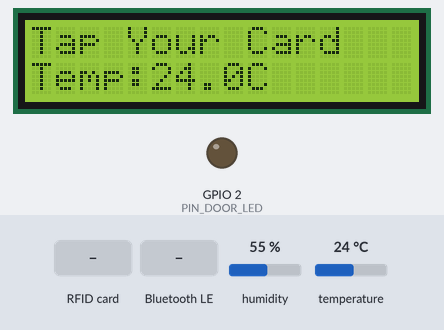
A sketch run on a simulated ESP32. Parts: 16×2 character LCD, output pins drawn as LEDs (lit = HIGH). The test bench sets the inputs (shaded band); at power-on: temperature 24 °C, humidity 55 %. WiFi joins after 1.5 s; servers stay silent unless stated; uploads are accepted with an empty reply; nothing arrives over Bluetooth unless stated; a phone connects over Bluetooth LE 3 s after start; what the sketch prints to the serial monitor is not drawn.

Above: at 4.9 s.
5.0 s: RFID card 07 A8 38 25 held to the reader
At 5.9 s:
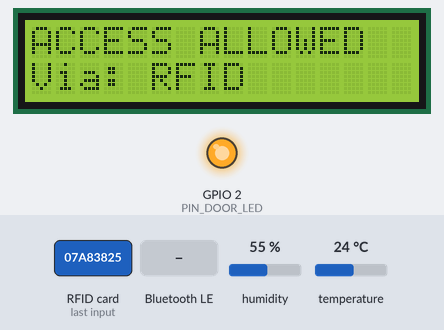
11.3 s: RFID card 5E 7A 19 C4 held to the reader
At 12.5 s:
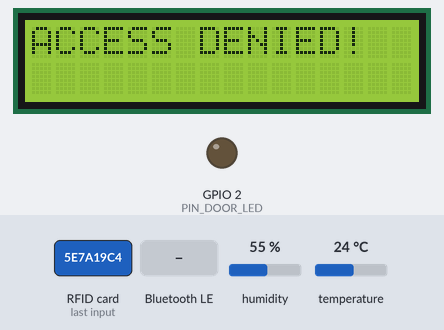
15.0 s: temperature set to 29 °C
At 16.8 s:
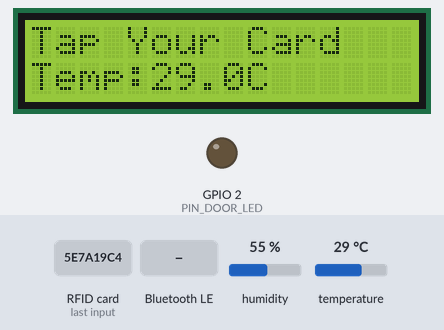
17.4 s: temperature set to 32 °C
At 20.1 s:
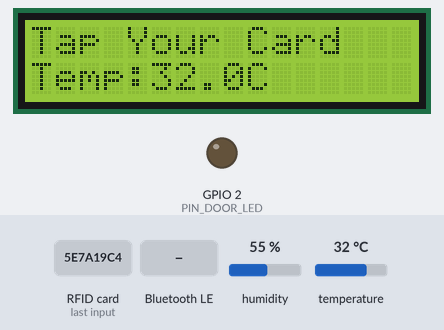
20.4 s: RFID card 7A F8 4E 1B held to the reader
At 22.8 s:
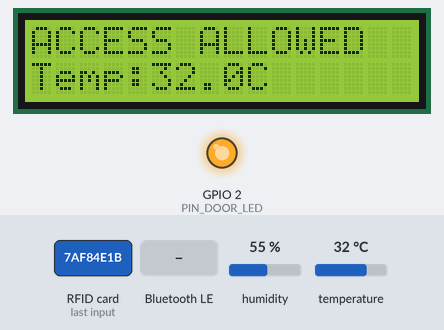
25.1 s: Bluetooth LE write "OPEN" received
At 28.9 s:
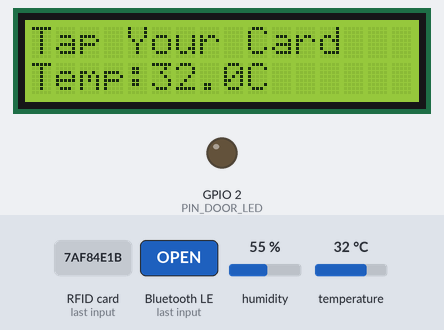
Timing chart, 0 to 30.4 s (numbered marks = the images above; inputs shaded):
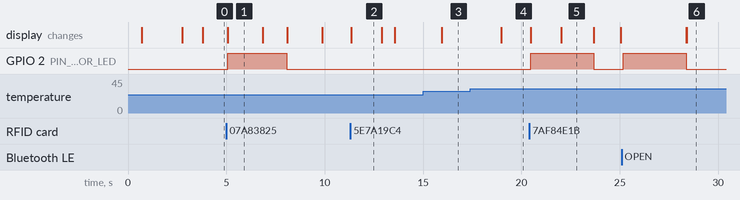

Measured:
- after the input at 5.0 s, GPIO 2 (PIN_DOOR_LED): LOW → HIGH after 0.07 s, → LOW 3.0 s later; the display: changes after 0.07 s (image 1)
- after the input at 11.3 s, the display: changes after 0.06 s (image 2)
- after the input at 15.0 s, the display: changes after 0.94 s (image 3)
- after the input at 17.4 s, the display: changes after 1.6 s (image 4)
- after the input at 20.4 s, GPIO 2 (PIN_DOOR_LED): LOW → HIGH after 0.07 s, → LOW 3.2 s later; the display: first changes after 0.07 s (image 5 shows a later state)
- after the input at 25.1 s, GPIO 2 (PIN_DOOR_LED): LOW → HIGH after 0.07 s, → LOW 3.2 s later; the display: first changes after 3.3 s (image 6 shows a later state)
- what the display in image 1 shows lasts 1.7 s, from 5.1 s to 6.8 s

The sketch:

sketch_dec5a.ino
```cpp
/*
  SMART DOOR LOCK ULTIMATE (LCD FIXED VERSION)
  Features: RFID + BLE (NimBLE) + WiFi + Google Sheets Log + LCD + RTOS
  Fixes: LCD initialization + I2C explicit init + Timing fixed
*/

// --- 1. SETTING BLYNK & WIFI ---
#define BLYNK_TEMPLATE_ID "TMPL6t6Qt2adf"
#define BLYNK_TEMPLATE_NAME "Smart Door"
#define BLYNK_AUTH_TOKEN "F71Ig8gxYu6zX5nGbkAJ_IvRtkln-Deh"
#define BLYNK_PRINT Serial

#include <WiFi.h>
#include <WiFiClientSecure.h>
#include <HTTPClient.h>
#include <BlynkSimpleEsp32.h>
#include <DHT.h>
#include <SPI.h>
#include <MFRC522.h>
#include <Wire.h>
#include <LiquidCrystal_I2C.h>
#include <NimBLEDevice.h>

char ssid[] = "iyeah";
char pass[] = "imaiot2023";
char auth[] = BLYNK_AUTH_TOKEN;

String GAS_URL = "https://script.google.com/macros/s/AKfycbyYRo2qSSc4vaLwUelyrSg4qRzgXy_aZtxuLINxRKdoxBi8YfZNgamiz0LHlgsrMpKt/exec";

#define PIN_DHT 15
#define PIN_DOOR_LED 2
#define PIN_RFID_SS 5
#define PIN_RFID_RST 4

DHT dht(PIN_DHT, DHT11);
MFRC522 mfrc522(PIN_RFID_SS, PIN_RFID_RST);
LiquidCrystal_I2C lcd(0x27, 16, 2);
SemaphoreHandle_t mutexBus;

String authorizedUIDs[] = {"07a83825", "7af84e1b"};
int authorizedCount = 2;
float currentTemp = 0.0;
bool lcdReady = false;

void sendLogToGoogleSheets(String uid, String status) {
  if(WiFi.status() == WL_CONNECTED){
    HTTPClient http;
    http.setFollowRedirects(HTTPC_STRICT_FOLLOW_REDIRECTS);

    String url = GAS_URL + "?uid=" + uid + "&status=" + status;

    http.begin(url);
    int httpCode = http.GET();
    http.end();
    Serial.print("[HTTP] Log Sent: "); Serial.println(httpCode);
  } else {
    Serial.println("[HTTP] Error: WiFi not connected");
  }
}

void openDoorTask(String source, String uid) {
  if (xSemaphoreTake(mutexBus, (TickType_t)100) == pdTRUE) {
    lcd.clear();
    lcd.setCursor(0, 0); lcd.print("ACCESS ALLOWED");
    lcd.setCursor(0, 1); lcd.print("Via: " + source);

    digitalWrite(PIN_DOOR_LED, HIGH);
    Blynk.virtualWrite(V0, 1);

    sendLogToGoogleSheets(uid, "Allowed");
    Blynk.virtualWrite(V2, "Open by " + source);

    xSemaphoreGive(mutexBus);

    vTaskDelay(3000 / portTICK_PERIOD_MS);

    digitalWrite(PIN_DOOR_LED, LOW);
    Blynk.virtualWrite(V0, 0);

    if (xSemaphoreTake(mutexBus, (TickType_t)100) == pdTRUE) {
       lcd.clear();
       lcd.setCursor(0, 0);
       lcd.print("Tap Your Card");
       xSemaphoreGive(mutexBus);
    }
  }
}

void denyAccessTask(String uid) {
  if (xSemaphoreTake(mutexBus, (TickType_t)100) == pdTRUE) {
    lcd.clear();
    lcd.setCursor(0, 0); lcd.print("ACCESS DENIED!");

    Blynk.logEvent("access_denied", "Unknown ID: " + uid);
    sendLogToGoogleSheets(uid, "Denied");

    xSemaphoreGive(mutexBus);
    vTaskDelay(2000 / portTICK_PERIOD_MS);

    if (xSemaphoreTake(mutexBus, (TickType_t)100) == pdTRUE) {
       lcd.clear();
       lcd.setCursor(0, 0);
       lcd.print("Tap Your Card");
       xSemaphoreGive(mutexBus);
    }
  }
}

class MyCallbacks: public NimBLECharacteristicCallbacks {
    void onWrite(NimBLECharacteristic *pCharacteristic) {
      String value = pCharacteristic->getValue();
      if (value.length() > 0) {
        if (value == "OPEN") {
             Serial.println("[BLE] Command Received: OPEN");
             openDoorTask("BLE", "ADMIN_HP");
        }
      }
    }
};

void setupBLE() {
  NimBLEDevice::init("ServerDoor");
  NimBLEDevice::setPower(ESP_PWR_LVL_P9);
  NimBLEServer *pServer = NimBLEDevice::createServer();
  NimBLEService *pService = pServer->createService("4fafc201-1fb5-459e-8fcc-c5c9c331914b");
  NimBLECharacteristic *pCharacteristic = pService->createCharacteristic(
                                           "beb5483e-36e1-4688-b7f5-ea07361b26a8",
                                           NIMBLE_PROPERTY::READ | NIMBLE_PROPERTY::WRITE
                                         );
  pCharacteristic->setCallbacks(new MyCallbacks());
  NimBLEDescriptor* pDescriptor = pCharacteristic->createDescriptor("2901");
  pDescriptor->setValue("Door Unlock Switch");

  pService->start();
  NimBLEAdvertising *pAdvertising = NimBLEDevice::getAdvertising();
  pAdvertising->addServiceUUID("4fafc201-1fb5-459e-8fcc-c5c9c331914b");

  NimBLEAdvertisementData scanResponse;
  scanResponse.setName("ServerDoor");
  pAdvertising->setScanResponseData(scanResponse);

  pAdvertising->start();
  Serial.println("[BLE] Bluetooth Ready!");
}

void taskRFID(void *pvParameters) {
  // Tunggu LCD ready
  while(!lcdReady) {
    vTaskDelay(100 / portTICK_PERIOD_MS);
  }

  for (;;) {
    if (mfrc522.PICC_IsNewCardPresent() && mfrc522.PICC_ReadCardSerial()) {
      String uidRaw = "";
      for (byte i = 0; i < mfrc522.uid.size; i++) {
        uidRaw += String(mfrc522.uid.uidByte[i] < 0x10 ? "0" : "");
        uidRaw += String(mfrc522.uid.uidByte[i], HEX);
      }

      Serial.print("[RFID] Card detected: ");
      Serial.println(uidRaw);

      bool authorized = false;
      for (int i = 0; i < authorizedCount; i++) {
        if (uidRaw == authorizedUIDs[i]) authorized = true;
      }

      if (authorized) openDoorTask("RFID", uidRaw);
      else denyAccessTask(uidRaw);

      mfrc522.PICC_HaltA(); mfrc522.PCD_StopCrypto1();
    }
    vTaskDelay(100 / portTICK_PERIOD_MS);
  }
}

void taskTemp(void *pvParameters) {
  // Tunggu LCD ready
  while(!lcdReady) {
    vTaskDelay(100 / portTICK_PERIOD_MS);
  }

  dht.begin();

  for (;;) {
    float t = dht.readTemperature();
    if (!isnan(t)) {
      currentTemp = t;
      Blynk.virtualWrite(V1, currentTemp);

      if (xSemaphoreTake(mutexBus, (TickType_t)50) == pdTRUE) {
         lcd.setCursor(0, 1);
         lcd.print("Temp:");
         lcd.print(t, 1);
         lcd.print("C  ");
         xSemaphoreGive(mutexBus);
      }

      if (currentTemp > 30.0) {
        Blynk.logEvent("overheat");
        Serial.println("[ALERT] Temperature > 30C!");
      }
    }
    vTaskDelay(3000 / portTICK_PERIOD_MS);
  }
}

void taskBlynk(void *pvParameters) {
  Blynk.begin(auth, ssid, pass);
  for (;;) {
    Blynk.run();
    vTaskDelay(10 / portTICK_PERIOD_MS);
  }
}

void setup() {
  Serial.begin(115200);
  delay(500);

  Serial.println("\n=== SMART DOOR LOCK STARTING ===");

  pinMode(PIN_DOOR_LED, OUTPUT);
  digitalWrite(PIN_DOOR_LED, LOW);

  mutexBus = xSemaphoreCreateMutex();

  // IMPORTANT: Initialize I2C explicitly for ESP32
  Wire.begin(); // SDA=21, SCL=22
  delay(100);

  Serial.println("[LCD] Initializing...");
  lcd.init();
  lcd.backlight();
  lcd.clear();

  // Welcome message
  lcd.setCursor(0, 0);
  lcd.print("Smart Door Lock");
  lcd.setCursor(0, 1);
  lcd.print("Starting...");
  Serial.println("[LCD] Welcome message displayed");

  delay(2000); // Biar kebaca dulu

  // Initialize SPI for RFID
  Serial.println("[RFID] Initializing...");
  SPI.begin();
  mfrc522.PCD_Init();
  mfrc522.PCD_SetAntennaGain(mfrc522.RxGain_max);
  Serial.println("[RFID] Ready!");

  // Initialize BLE
  Serial.println("[BLE] Initializing...");
  setupBLE();

  // Ready state
  lcd.clear();
  lcd.setCursor(0, 0);
  lcd.print("Tap Your Card");
  lcd.setCursor(0, 1);
  lcd.print("Ready!");
  Serial.println("[LCD] Ready screen displayed");

  delay(1000);

  lcdReady = true; // Baru sekarang task lain boleh akses LCD

  // Start RTOS tasks
  Serial.println("[RTOS] Starting tasks...");
  xTaskCreate(taskRFID, "RFID", 8192, NULL, 1, NULL);
  xTaskCreate(taskTemp, "Temp", 4096, NULL, 1, NULL);
  xTaskCreate(taskBlynk, "Blynk", 8192, NULL, 2, NULL);

  Serial.println("=== ALL SYSTEMS READY ===\n");
}

void loop() {
  // Empty - semua dihandle oleh RTOS tasks
}
```
